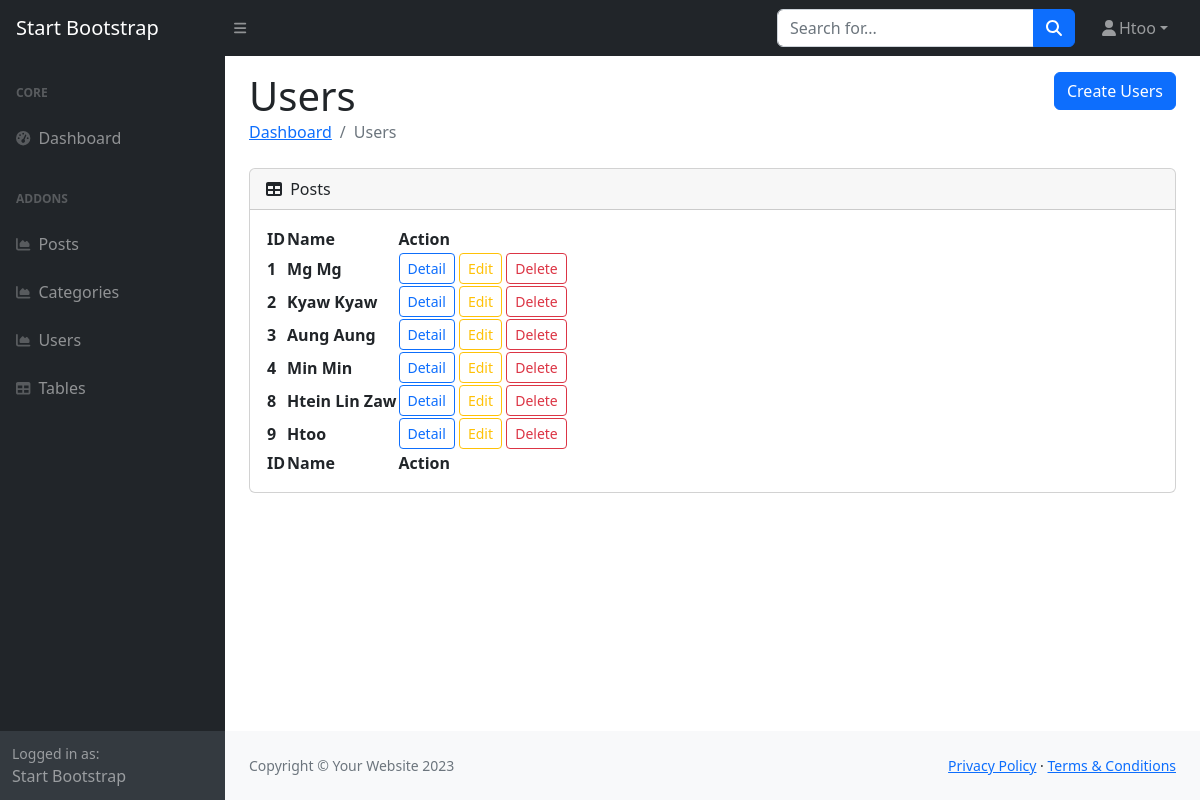
Screenshot of /admin/users.php (signed in) with the database file from the repository.
### tables this page shows
CREATE TABLE `users` (
  `id` int(11) NOT NULL,
  `name` varchar(255) NOT NULL,
  `email` varchar(255) NOT NULL,
  `password` varchar(255) NOT NULL,
  `profile` varchar(255) NOT NULL
);

### admin/users.php (the view, shortened to what this page needs)
<?php
    if(isset($_SESSION['user_id'])){
    include "../dbconnect.php";
    if($_SERVER['REQUEST_METHOD']=='POST'){
        $id = $_POST['userID'];
        $sql = "DELETE FROM users WHERE id = :user_id";
        $stmt = $conn -> prepare($sql);
        $stmt -> bindParam(':user_id',$id);
        $stmt -> execute();
        header('Location: users.php');
    }else{
        include "layouts/nav_sidebar.php";
        $sql = "SELECT * FROM users";
        $stmt = $conn -> prepare($sql);
        $stmt -> execute();
        $users_data = $stmt -> fetchAll();
    }
?>
                <main>
                    <div class="container-fluid px-4">
                        <div class="mt-3">
                            <h1 class="mt-4 d-inline">Users</h1>
                            <a href="create_user.php" class=" btn btn-primary float-end">Create Users</a>
                        </div>
                        <ol class="breadcrumb mb-4">
                            <li class="breadcrumb-item"><a href="index.php">Dashboard</a></li>
                            <li class="breadcrumb-item active">Users</li>
                        </ol>
                        <div class="card mb-4">
                            <div class="card-header">
                                <i class="fas fa-table me-1"></i>
                                Posts
                            </div>
                            <div class="card-body">
                                <table id="datatablesSimple">
                                    <thead>
                                        <tr>
                                            <th>ID</th>
                                            <th>Name</th>
                                            <th>Action</th>
                                        </tr>
                                    </thead>
                                    <tfoot>
                                            <tr>
                                                <th>ID</th>
                                                <th>Name</th>
                                                <th>Action</th>
                                            </tr>
                                    </tfoot>
                                    <tbody>
                                        <?php
                                            foreach($users_data as $user){
                                        ?>
                                            <tr>
                                                <th><?= $user['id'] ?></th>
                                                <th><?= $user['name'] ?></th>
                                                <th>
                                                    <a href="../detail.php" class="btn btn-sm btn-outline-primary">Detail</a>
                                                    <a href="edit_user.php?id=<?= $user['id'] ?>" class="btn btn-sm btn-outline-warning">Edit</a>
                                                    <button type="button" class="btn btn-sm btn-outline-danger delete" data-user_id="<?= $user['id'] ?>">Delete</a>
                                                </th>
                                            </tr>
                                        <?php
                                            }
                                        ?>
                                    </tbody>
                                </table>
                            </div>
                        </div>
                    </div>
                </main>
<?php
    include "layouts/footer.php";
    }else{
        header('location: ../index.php');
    }
?>

### rows the page displays
users: id "1", name "Mg Mg"
users: id "2", name "Kyaw Kyaw"
users: id "3", name "Aung Aung"
users: id "4", name "Min Min"
users: id "8", name "Htein Lin Zaw"
users: id "9", name "Htoo"

### other values shown
$_SESSION['user_name'] "Htoo"
